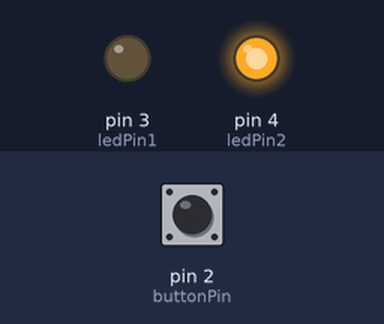
Recording of a sketch running on a simulated Arduino Uno, built with avr-gcc and run on an emulated ATmega328P. On the bench: output pins drawn as LEDs (lit = HIGH). The test bench sets the inputs (shaded band); at power-on: pin 2 (buttonPin) LOW.

Above: at 1.2 s.
1.3 s: pin 2 (buttonPin) pulled HIGH for 0.15 s
At 1.37 s:
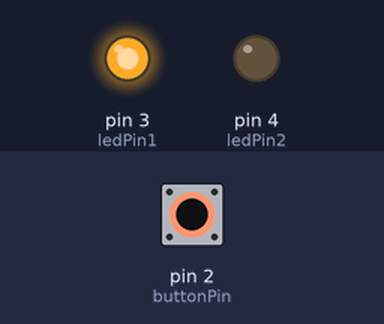
2.9 s: pin 2 (buttonPin) pulled HIGH for 3.2 s
At 7.2 s:
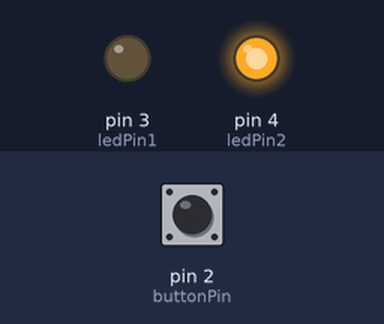
Timing chart, 0 to 8.7 s (numbered marks = the images above; inputs shaded):
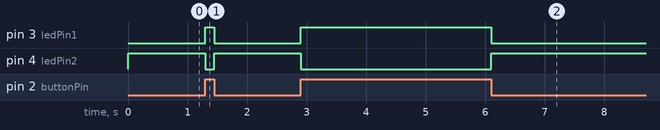

The sketch:

button_led.ino
```cpp
// Project 2, Part 4: Button LED. The purpose of this project was to create a program to turn on a
// red LED when a push button is pressed, otherwise turn on a yellow LED

// Group Members: Josh Wild, Dayne Newman
// Group Number: 14 (not sure this is what the bottom of the breadboard said)
// Date: 2/11/2025
// Code written by: Both team members

// constants won't change.
const int buttonPin = 2; //pushbutton pin
const int ledPin1 = 3; // LED pin 1
const int ledPin2 = 4; // LED pin 2

// variables will change:
int buttonState = 0; //for reading the pushbutton status

void setup() {
  // initialize the LED pin as an output:
  pinMode(ledPin1, OUTPUT);
  pinMode(ledPin2, OUTPUT);
  // initialize the pushbutton pin as an input:
  pinMode(buttonPin, INPUT);
}

void loop() {
  // read the state of the pushbutton value:
  buttonState = digitalRead(buttonPin);
  // check if the pushbutton is pressed. If it is, the buttonState is HIGH:
  if (buttonState == HIGH) {
    // turn red LED on and yellow LED off:
    digitalWrite(ledPin1, HIGH);
    digitalWrite(ledPin2, LOW);
  }
  else {
    // turn red LED off and yellow LED on:
    digitalWrite(ledPin1, LOW);
    digitalWrite(ledPin2, HIGH);
  }
}
```

Measured:
- after the input at 1.3 s, pin 3 (ledPin1): LOW → HIGH at once, → LOW 0.15 s later; pin 4 (ledPin2): HIGH → LOW at once, → HIGH 0.15 s later
- after the input at 2.9 s, pin 3 (ledPin1): LOW → HIGH at once, → LOW 3.2 s later; pin 4 (ledPin2): HIGH → LOW at once, → HIGH 3.2 s later
